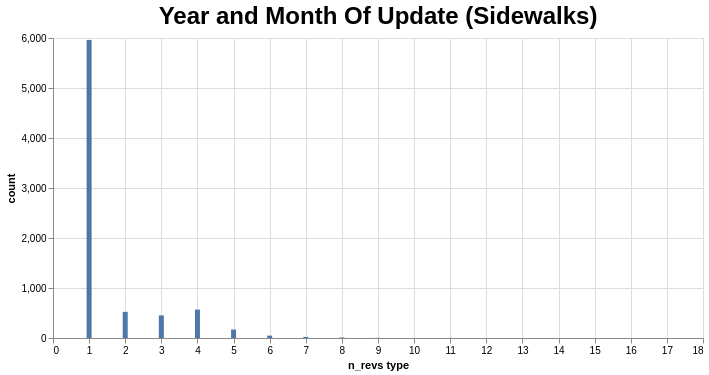

Write a Vega-Lite specification for this figure.
### Vega-Lite specification from a JSON file in a GitHub repository (floating-point values rounded to 4 significant figures)
{"config": {"view": {"continuousWidth": 300, "continuousHeight": 300}, "title": {"fontSize": 24}}, "data": {"values": [{"n_revs type": 1, "count": 5962, "percent": "76.81%"}, {"n_revs type": 4, "count": 568, "percent": "7.32%"}, {"n_revs type": 2, "count": 523, "percent": "6.74%"}, {"n_revs type": 3, "count": 452, "percent": "5.82%"}, {"n_revs type": 5, "count": 169, "percent": "2.18%"}, {"n_revs type": 6, "count": 47, "percent": "0.61%"}, {"n_revs type": 7, "count": 21, "percent": "0.27%"}, {"n_revs type": 8, "count": 11, "percent": "0.14%"}, {"n_revs type": 9, "count": 5, "percent": "0.06%"}, {"n_revs type": 11, "count": 2, "percent": "0.03%"}, {"n_revs type": 17, "count": 1, "percent": "0.01%"}, {"n_revs type": 10, "count": 1, "percent": "0.01%"}]}, "mark": {"type": "bar"}, "encoding": {"tooltip": [{"field": "percent", "type": "nominal"}], "x": {"field": "n_revs type", "sort": "-x", "type": "quantitative"}, "y": {"field": "count", "type": "quantitative"}}, "height": 300, "params": [{"name": "param_9", "select": {"type": "interval", "encodings": ["x", "y"]}, "bind": "scales"}], "title": "Year and Month Of Update (Sidewalks)", "width": 650, "$schema": "https://vega.github.io/schema/vega-lite/v5.json", "datasets": {"data-672d5f3b91220cb87f3f762d2e5f29f7": [{"n_revs type": 1, "count": 5962, "percent": "76.81%"}, {"n_revs type": 4, "count": 568, "percent": "7.32%"}, {"n_revs type": 2, "count": 523, "percent": "6.74%"}, {"n_revs type": 3, "count": 452, "percent": "5.82%"}, {"n_revs type": 5, "count": 169, "percent": "2.18%"}, {"n_revs type": 6, "count": 47, "percent": "0.61%"}, {"n_revs type": 7, "count": 21, "percent": "0.27%"}, {"n_revs type": 8, "count": 11, "percent": "0.14%"}, {"n_revs type": 9, "count": 5, "percent": "0.06%"}, {"n_revs type": 11, "count": 2, "percent": "0.03%"}, {"n_revs type": 17, "count": 1, "percent": "0.01%"}, {"n_revs type": 10, "count": 1, "percent": "0.01%"}]}}
